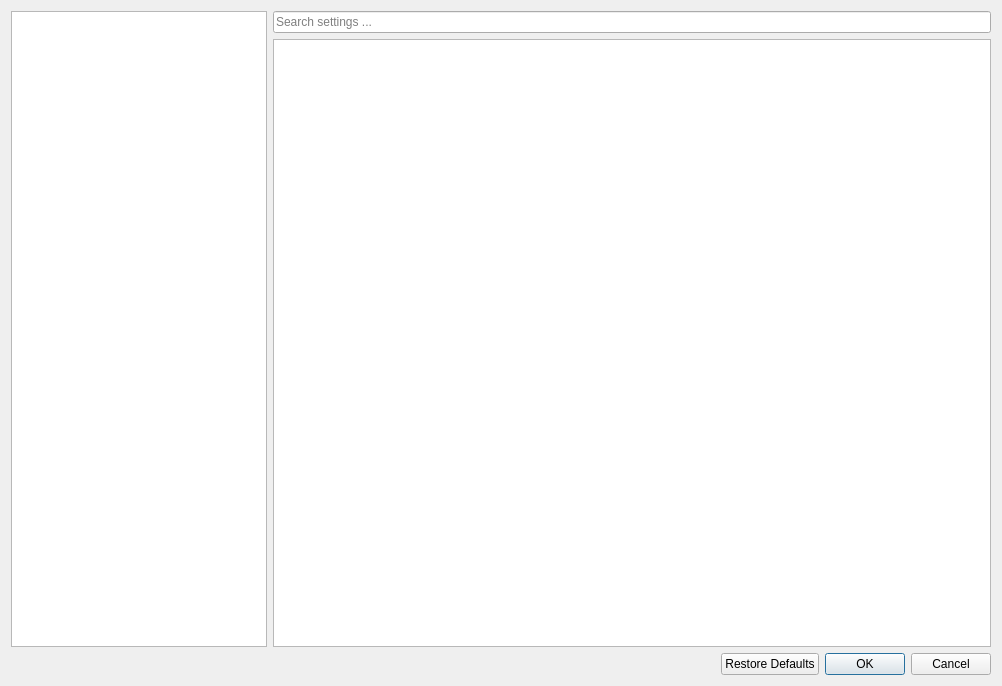
<?xml version="1.0" encoding="UTF-8"?>
<ui version="4.0">
 <class>Mayo::DialogOptions</class>
 <widget class="QDialog" name="Mayo::DialogOptions">
  <property name="geometry">
   <rect>
    <x>0</x>
    <y>0</y>
    <width>1002</width>
    <height>686</height>
   </rect>
  </property>
  <property name="windowTitle">
   <string>Options</string>
  </property>
  <property name="styleSheet">
   <string notr="true">QGroupBox {
    font-weight: bold;
}</string>
  </property>
  <property name="modal">
   <bool>true</bool>
  </property>
  <layout class="QGridLayout" name="gridLayout">
   <item row="0" column="0" rowspan="2">
    <widget class="QTreeView" name="treeView_GroupSections">
     <attribute name="headerVisible">
      <bool>false</bool>
     </attribute>
    </widget>
   </item>
   <item row="0" column="1" colspan="3">
    <widget class="QLineEdit" name="lineEdit_SettingsSearch">
     <property name="clearButtonEnabled">
      <bool>true</bool>
     </property>
     <property name="placeholderText">
      <string>Search settings ...</string>
     </property>
    </widget>
   </item>
   <item row="1" column="1" colspan="3">
    <widget class="QListWidget" name="listWidget_Settings">
     <property name="sizePolicy">
      <sizepolicy hsizetype="Expanding" vsizetype="Expanding">
       <horstretch>5</horstretch>
       <verstretch>0</verstretch>
      </sizepolicy>
     </property>
    </widget>
   </item>
   <item row="2" column="2">
    <widget class="QWidget" name="widget_Spacer" native="true">
     <property name="sizePolicy">
      <sizepolicy hsizetype="Preferred" vsizetype="Preferred">
       <horstretch>5</horstretch>
       <verstretch>0</verstretch>
      </sizepolicy>
     </property>
    </widget>
   </item>
   <item row="2" column="3">
    <widget class="QDialogButtonBox" name="buttonBox">
     <property name="orientation">
      <enum>Qt::Horizontal</enum>
     </property>
     <property name="standardButtons">
      <set>QDialogButtonBox::Cancel|QDialogButtonBox::Ok|QDialogButtonBox::RestoreDefaults</set>
     </property>
    </widget>
   </item>
  </layout>
 </widget>
 <resources/>
 <connections>
  <connection>
   <sender>buttonBox</sender>
   <signal>accepted()</signal>
   <receiver>Mayo::DialogOptions</receiver>
   <slot>accept()</slot>
   <hints>
    <hint type="sourcelabel">
     <x>248</x>
     <y>254</y>
    </hint>
    <hint type="destinationlabel">
     <x>157</x>
     <y>274</y>
    </hint>
   </hints>
  </connection>
  <connection>
   <sender>buttonBox</sender>
   <signal>rejected()</signal>
   <receiver>Mayo::DialogOptions</receiver>
   <slot>reject()</slot>
   <hints>
    <hint type="sourcelabel">
     <x>316</x>
     <y>260</y>
    </hint>
    <hint type="destinationlabel">
     <x>286</x>
     <y>274</y>
    </hint>
   </hints>
  </connection>
 </connections>
</ui>
